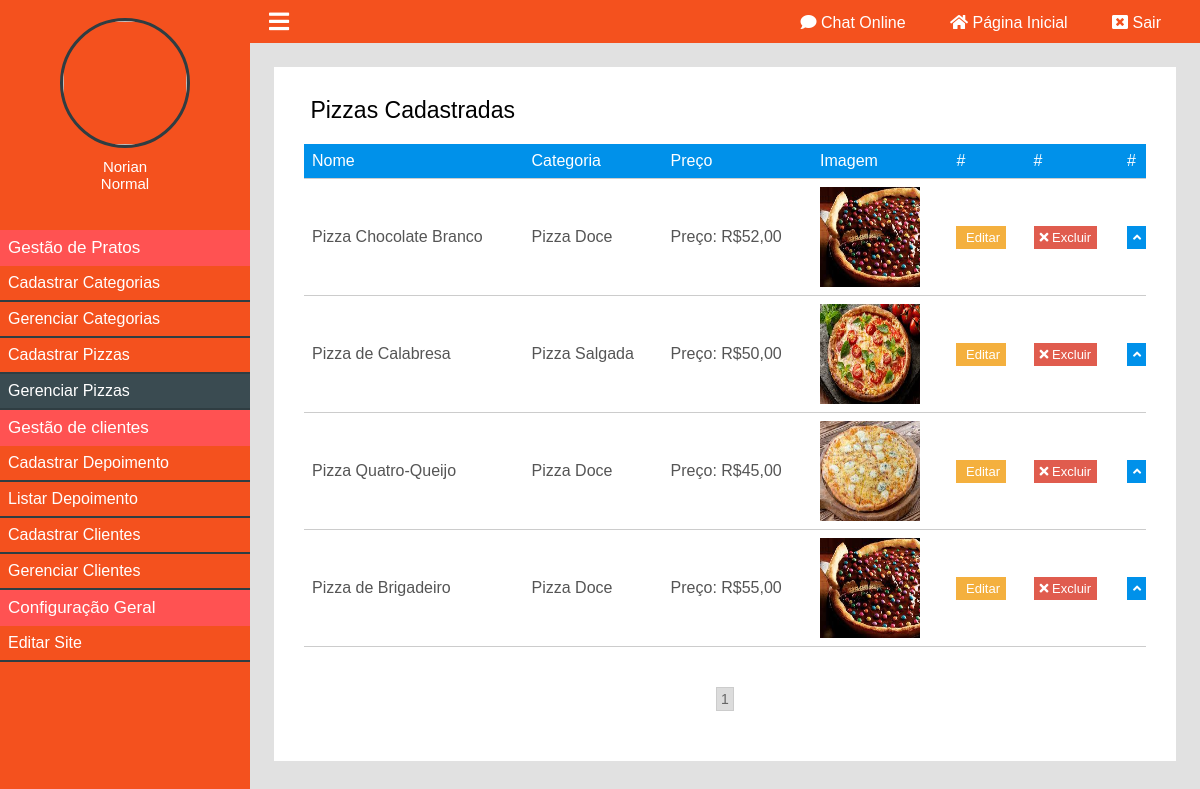
Screenshot of /painel/gerenciar-pizzas (signed in) with the database file from the repository.
### classes/MySql.php (called while the page is built)
<?php
	class MySql{
		private static $pdo;
		public static function conectar(){
			if(self::$pdo == null){
				try{
				self::$pdo = new PDO('mysql:host='.HOST.';dbname='.DATABASE,USER,PASSWORD,array(PDO::MYSQL_ATTR_INIT_COMMAND => "SET NAMES utf8"));
				self::$pdo->setAttribute(PDO::ATTR_ERRMODE,PDO::ERRMODE_EXCEPTION);
				}catch(Exception $e){
					echo '<h2>Erro ao conectar</h2>';
				}
			}
			return self::$pdo;
		}
	}
?>

### painel/pages/gerenciar-pizzas.php (the view, shortened to what this page needs)
<?php
	$paginaAtual = isset($_GET['pagina']) ? (int)$_GET['pagina'] : 1;
	$porPagina = 4;
	$noticias = Painel::selectAll('tb_admin.pizzas',($paginaAtual - 1) * $porPagina,$porPagina);
?>
<div class="box-content">
	<h2><i class="fa fa-id-card-o" aria-hidden="true"></i> Pizzas Cadastradas</h2>
	<div class="wraper-table">
	<table>
		<tr>
			<td>Nome</td>
			<td>Categoria</td>
			<td>Preço</td>
			<td>Imagem</td>
			<td>#</td>
			<td>#</td>
			<td>#</td>
		</tr>
		<?php
			foreach ($noticias as $key => $value) {
			$nomeCategoria = Painel::select('tb_site.categoria','id=?',array($value['categoria_id']))['nome'];
		?>
		<tr>
			<td><?php echo $value['nome']; ?></td>
			<td><?php echo $nomeCategoria; ?></td>
            <td>Preço:</b> R$<?php echo Painel::convertMoney($value['preco']); ?></td>
			<td><img style="width: 100px;height:100px;" src="<?php echo INCLUDE_PATH_PAINEL ?>uploads/<?php echo $value['imagem']; ?>" /></td>
			<td><a class="btn edit" href="<?php echo INCLUDE_PATH_PAINEL ?>editar-pizza?id=<?php echo $value['id']; ?>"><i class="fa fa-pencil"></i> Editar</a></td>
			<td><a actionBtn="delete" class="btn delete" href="<?php echo INCLUDE_PATH_PAINEL ?>gerenciar-pizzas?excluir=<?php echo $value['id']; ?>"><i class="fa fa-times"></i> Excluir</a></td>
			<td><a class="btn order" href="<?php echo INCLUDE_PATH_PAINEL ?>gerenciar-pizzas?order=up&id=<?php echo $value['id'] ?>"><i class="fa fa-angle-up"></i></a></td>
		</tr>
		<?php } ?>
	</table>
	</div>
	<div class="paginacao">
		<?php
			$totalPaginas = ceil(count(Painel::selectAll('tb_admin.pizzas')) / $porPagina);
			for($i = 1; $i <= $totalPaginas; $i++){
				if($i == $paginaAtual)
					echo '<a class="page-selected" href="'.INCLUDE_PATH_PAINEL.'gerenciar-pizzas?pagina='.$i.'">'.$i.'</a>';
				else
					echo '<a href="'.INCLUDE_PATH_PAINEL.'gerenciar-pizzas?pagina='.$i.'">'.$i.'</a>';
			}
		?>
	</div>
</div>

### painel/css/style.css (style rules this page uses)
* { margin: 0; padding: 0; box-sizing: border-box; font-family: 'Montserrat', sans-serif; }
html,body { height: 100%; background: rgb(225,225,225); }
body { overflow-x: hidden; }
.box-content { background: white; padding: 30px; margin-bottom: 25px; }
.box-content h2 { font-weight: 300; font-size: 23px; }
.box-content a { color:black; }
.wraper-table { overflow-x: auto; }
table { font-weight: 300; min-width: 900px; margin:20px 0; width: 100%; border-collapse: collapse; }
table tr:nth-of-type(1) { background: #0091ea; color: white; }
table tr { border-bottom: 1px solid #ccc; }
table tr { color: #555; }
table td { padding: 8px; }
table a.btn { font-weight: normal; font-size: 13px; color: white; text-decoration: none; padding: 4px 6px; }
a.btn { font-weight: normal; font-size: 13px; color: white; text-decoration: none; padding: 4px 6px; }
a.btn.edit { background: #F4B03E; }
a.btn.delete { background: #E05C4E; }
a.btn.order { background: #0091ea; }
.paginacao { margin:20px 0; text-align: center; }
.paginacao a { font-size: 14px; margin:0 8px; display: inline-block; padding: 3px 4px; border: 1px solid #ccc; text-decoration: none; color: #666; }
.paginacao a.page-selected { background: rgb(220,220,220); }

### rows the page displays
tb_admin.pizzas: nome "Pizza Chocolate Branco", categoria.nome "Pizza Doce", preco "52,00", imagem (picture)
tb_admin.pizzas: nome "Pizza de Calabresa", categoria.nome "Pizza Salgada", preco "50,00", imagem (picture)
tb_admin.pizzas: nome "Pizza Quatro-Queijo", categoria.nome "Pizza Doce", preco "45,00", imagem (picture)
tb_admin.pizzas: nome "Pizza de Brigadeiro", categoria.nome "Pizza Doce", preco "55,00", imagem (picture)

### other values shown
$_SESSION['nome'] "Norian"
pegaCargo($_SESSION['cargo']) "Normal"
